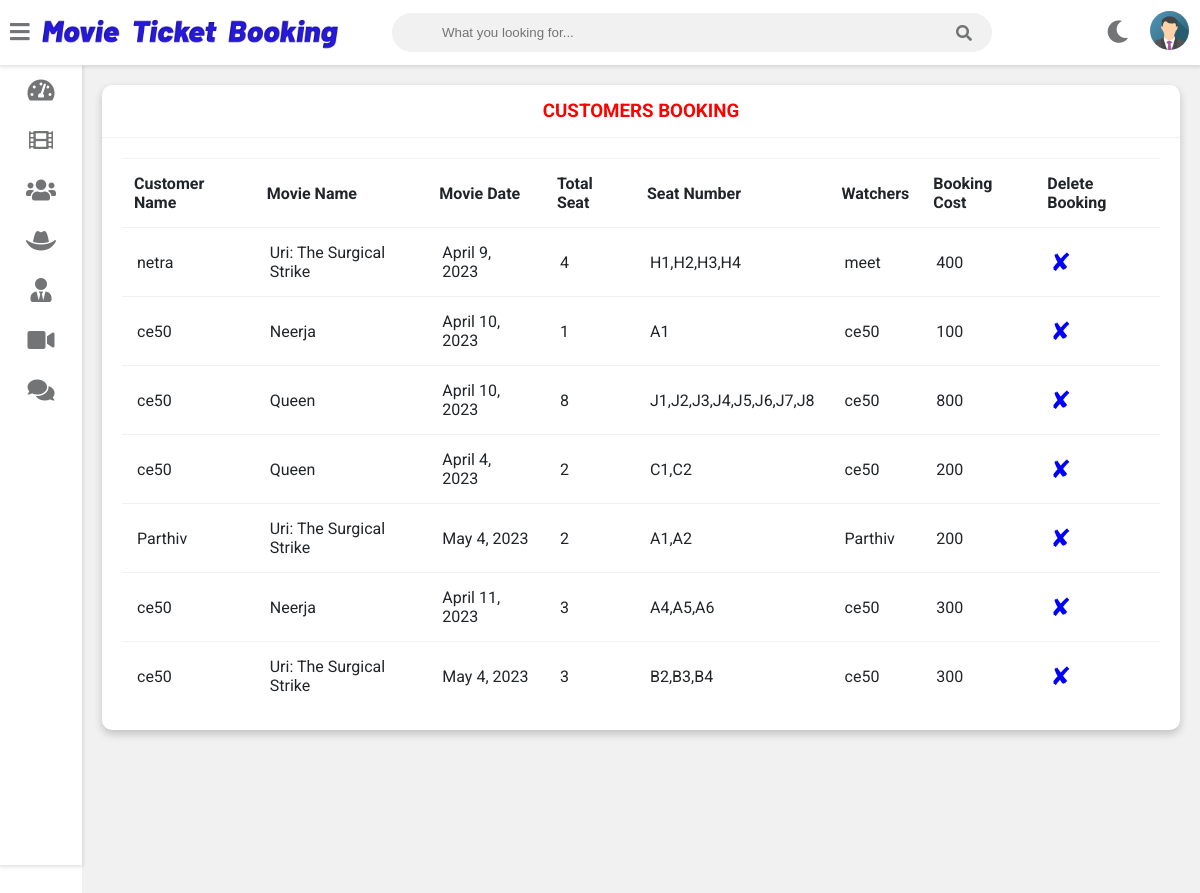
Screenshot of /admin-view-customer-booking (signed in) with the database file from the repository.
### multiplex/models.py (models this page shows, shortened)
class Booking(models.Model):
    customer=models.ForeignKey('Customer',on_delete=models.CASCADE)
    movie=models.ForeignKey('Movie',on_delete=models.CASCADE)
    date=models.DateField()
    seatNumber=models.CharField(max_length=500)
    totalSeat=models.PositiveIntegerField()
    cost=models.PositiveIntegerField()
    watchers=models.CharField(max_length=500,null=True)
    bookingDate=models.DateField(auto_now=True)

class Customer(models.Model):
    user=models.OneToOneField(User,on_delete=models.CASCADE)
    profile_pic= models.ImageField(upload_to='profile_pic/CustomerProfilePic/',null=True,blank=True)
    address = models.CharField(max_length=40)
    mobile = models.CharField(max_length=20,null=False)
    def __str__(self):
        return self.user.first_name

class Movie(models.Model):
    name=models.CharField(max_length=50,null=True)
    actor=models.CharField(max_length=50,null=True)
    director=models.CharField(max_length=50,null=True)
    description=models.CharField(max_length=500,null=True)
    poster=models.ImageField(upload_to='movie_pic/movie_poster/',null=True,blank=True)
    video=models.CharField(max_length=200,null=True)
    release_date=models.DateField()
    out_date=models.DateField()
    theatre=models.ForeignKey('Theatre',on_delete=models.CASCADE,null=True)
    def __str__(self):
        return self.name

### multiplex/views.py (the view)
# urls.py: path('admin-view-customer-booking', views.admin_view_customer_booking_view,name='admin-view-customer-booking'),
@login_required(login_url='adminlogin')
def admin_view_customer_booking_view(request):
    bookings=models.Booking.objects.all()
    return render(request,'multiplex/admin_view_customer_booking.html',{'bookings':bookings})

### templates/multiplex/admin_view_customer_booking.html
{% extends 'multiplex/adminbase.html' %}
{% block content %}
{% load static %}
	<div class="wrapper">
		<div class="row">
			<div class="col-12 col-m-12 col-sm-12">
				<div class="card">
					<div class="card-header">
						<h3 style="color:red; text-align:center" >
							CUSTOMERS BOOKING
						</h3>
					</div>
          <div class="card-content">
						<table>
							<thead>
                <tr>
                  <th>Customer Name</th>
                  <th>Movie Name</th>
                  <th>Movie Date</th>
                  <th>Total Seat</th>
                  <th>Seat Number</th>
                  <th>Watchers</th>
                  <th>Booking Cost</th>
                  <th>Delete Booking</th>
                </tr>
							</thead>
							<tbody>
              {% for b in bookings %}
                <tr>
                  <td> {{b.customer}}</td>
                  <td> {{b.movie}}</td>
                  <td> {{b.date}}</td>
                  <td> {{b.totalSeat}}</td>
                  <td> {{b.seatNumber}}</td>
                  <td> {{b.watchers}}</td>
                  <td> {{b.cost}}</td>
                  <td><a style="color:blue; text-decoration:none;font-size:25px;"href="{% url 'delete-booking' b.id  %}">&#10008;</a></td>
                </tr>
                {% endfor %}
							</tbody>
						</table>
					</div>
				</div>
			</div>
		</div>
<br><br><br><br><br><br><br><br><br><br><br><br><br><br><br><br>
	</div>
{% endblock content %}

### templates/multiplex/adminbase.html (shortened to what this page needs)
<!DOCTYPE html>
{% load static %}
<html>
<head>
	<link rel="stylesheet" type="text/css" href="https://cdnjs.cloudflare.com/ajax/libs/Chart.js/2.9.3/Chart.min.css">
	<link rel="stylesheet" type="text/css" href="{% static "fontawesome-free/css/all.min.css" %}">
	<link rel="stylesheet" type="text/css" href="{% static "style.css" %}">
</head>
<body class="overlay-scrollbar">
	<div class="navbar">
		<ul class="navbar-nav">
			<li class="nav-item">
				<a class="nav-link">
					<i class="fas fa-bars" onclick="collapseSidebar()"></i>
				</a>
			</li>
			<li class="nav-item">
				<a style="text-decoration:none;"href="/admin-dashboard"><img src="{% static "images/logo1.png" %}" style="width:300px;height:40px;margin-top:10px;" class="navbar-brand" /></a>
			</li>
		</ul>
		<form class="navbar-search">
			<input type="text" name="Search" class="navbar-search-input" placeholder="What you looking for...">
			<i class="fas fa-search"></i>
		</form>
		<ul class="navbar-nav nav-right">
			<li class="nav-item mode">
				<a class="nav-link" href="#" onclick="switchTheme()">
					<i class="fas fa-moon dark-icon"></i>
				</a>
			</li>
			<li class="nav-item avt-wrapper">
				<div class="avt dropdown">
					<img src="{% static "images/admin.png" %} " alt="User image" class="dropdown-toggle" data-toggle="user-menu">
				</div>
			</li>
		</ul>
	</div>
	<div class="sidebar">
		<ul class="sidebar-nav">
			<li class="sidebar-nav-item">
				<a href="/admin-dashboard" class="sidebar-nav-link">
					<div>
						<i class="fas fa-tachometer-alt"></i>
					</div>
				</a>
			</li>
			<li class="sidebar-nav-item">
				<a href="/admin-movie" class="sidebar-nav-link">
					<div>
						<i class="fas fa-film"></i>
					</div>
				</a>
			</li>
			<li  class="sidebar-nav-item">
				<a href="/admin-customer" class="sidebar-nav-link">
					<div>
					<i class="fas fa-users"></i>
					</div>
				</a>
			</li>
			<li  class="sidebar-nav-item">
				<a href="/admin-producer" class="sidebar-nav-link">
					<div>
					<i class="fas fa-hat-cowboy"></i>
					</div>
				</a>
			</li>
			<li  class="sidebar-nav-item">
				<a href="/admin-distributor" class="sidebar-nav-link">
					<div>
					<i class="fas fa-user-tie"></i>
					</div>
				</a>
			</li>
			<li  class="sidebar-nav-item">
				<a href="/admin-theatre" class="sidebar-nav-link">
					<div>
					<i class="fas fa-video"></i>
					</div>
				</a>
			</li>
			<li  class="sidebar-nav-item">
				<a href="/admin-feedback" class="sidebar-nav-link">
					<div>
					<i class="fas fa-comments"></i>
					</div>
				</a>
			</li>
		</ul>
	</div>
<div>
	<div class="content">
		{% block content %}
		{% endblock content %}
	</div>
</div>
</body>
</html>

### rows the page displays
Booking: customer "netra", movie "Uri: The Surgical Strike", date "April 9, 2023", totalSeat "4", seatNumber "H1,H2,H3,H4", watchers "meet", cost "400"
Booking: customer "ce50", movie "Neerja", date "April 10, 2023", totalSeat "1", seatNumber "A1", watchers "ce50", cost "100"
Booking: customer "ce50", movie "Queen", date "April 10, 2023", totalSeat "8", seatNumber "J1,J2,J3,J4,J5,J6,J7,J8", watchers "ce50", cost "800"
Booking: customer "ce50", movie "Queen", date "April 4, 2023", totalSeat "2", seatNumber "C1,C2", watchers "ce50", cost "200"
Booking: customer "Parthiv", movie "Uri: The Surgical Strike", date "May 4, 2023", totalSeat "2", seatNumber "A1,A2", watchers "Parthiv", cost "200"
Booking: customer "ce50", movie "Neerja", date "April 11, 2023", totalSeat "3", seatNumber "A4,A5,A6", watchers "ce50", cost "300"
Booking: customer "ce50", movie "Uri: The Surgical Strike", date "May 4, 2023", totalSeat "3", seatNumber "B2,B3,B4", watchers "ce50", cost "300"
